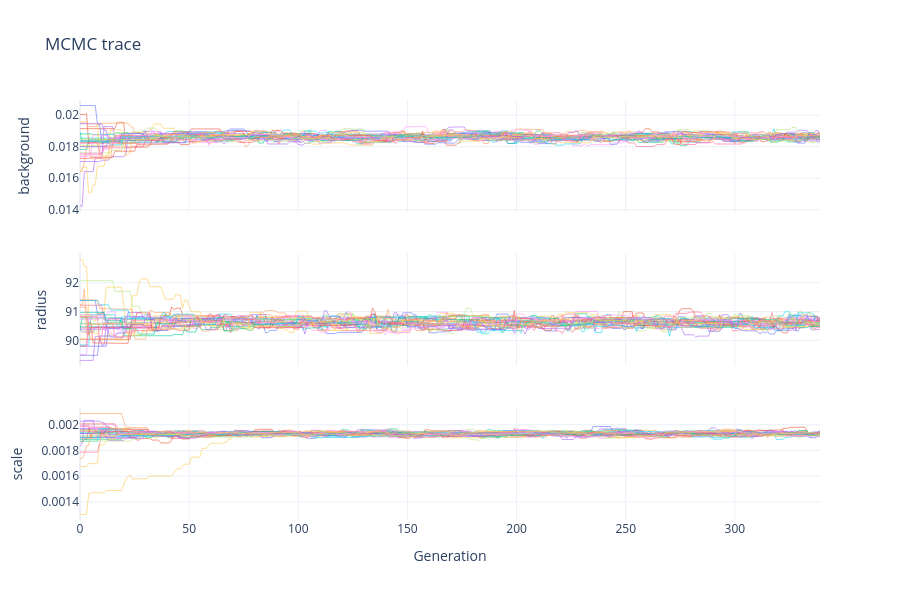

The notebook cell saved with this chart:
### Code cell
print('\nGenerating MCMC trace plot...')
fitter.plot_trace()

### Figure 1 — Plotly figure (JSON) as saved in the notebook; plotly's stock layout.template omitted (floating-point values rounded to 4 significant figures; data arrays with more than 128 entries replaced by an {"elided": "..."} marker saying what was removed)
{"data": [{"line": {"width": 1}, "mode": "lines", "opacity": 0.6, "showlegend": false, "type": "scatter", "x": {"elided": "340 int values"}, "xaxis": "x", "y": {"elided": "340 float values"}, "yaxis": "y"}, {"line": {"width": 1}, "mode": "lines", "opacity": 0.6, "showlegend": false, "type": "scatter", "x": {"elided": "340 int values"}, "xaxis": "x", "y": {"elided": "340 float values"}, "yaxis": "y"}, {"line": {"width": 1}, "mode": "lines", "opacity": 0.6, "showlegend": false, "type": "scatter", "x": {"elided": "340 int values"}, "xaxis": "x", "y": {"elided": "340 float values"}, "yaxis": "y"}, {"line": {"width": 1}, "mode": "lines", "opacity": 0.6, "showlegend": false, "type": "scatter", "x": {"elided": "340 int values"}, "xaxis": "x", "y": {"elided": "340 float values"}, "yaxis": "y"}, {"line": {"width": 1}, "mode": "lines", "opacity": 0.6, "showlegend": false, "type": "scatter", "x": {"elided": "340 int values"}, "xaxis": "x", "y": {"elided": "340 float values"}, "yaxis": "y"}, {"line": {"width": 1}, "mode": "lines", "opacity": 0.6, "showlegend": false, "type": "scatter", "x": {"elided": "340 int values"}, "xaxis": "x", "y": {"elided": "340 float values"}, "yaxis": "y"}, {"line": {"width": 1}, "mode": "lines", "opacity": 0.6, "showlegend": false, "type": "scatter", "x": {"elided": "340 int values"}, "xaxis": "x", "y": {"elided": "340 float values"}, "yaxis": "y"}, {"line": {"width": 1}, "mode": "lines", "opacity": 0.6, "showlegend": false, "type": "scatter", "x": {"elided": "340 int values"}, "xaxis": "x", "y": {"elided": "340 float values"}, "yaxis": "y"}, {"line": {"width": 1}, "mode": "lines", "opacity": 0.6, "showlegend": false, "type": "scatter", "x": {"elided": "340 int values"}, "xaxis": "x", "y": {"elided": "340 float values"}, "yaxis": "y"}, {"line": {"width": 1}, "mode": "lines", "opacity": 0.6, "showlegend": false, "type": "scatter", "x": {"elided": "340 int values"}, "xaxis": "x", "y": {"elided": "340 float values"}, "yaxis": "y"}, {"line": {"width": 1}, "mode": "lines", "opacity": 0.6, "showlegend": false, "type": "scatter", "x": {"elided": "340 int values"}, "xaxis": "x", "y": {"elided": "340 float values"}, "yaxis": "y"}, {"line": {"width": 1}, "mode": "lines", "opacity": 0.6, "showlegend": false, "type": "scatter", "x": {"elided": "340 int values"}, "xaxis": "x", "y": {"elided": "340 float values"}, "yaxis": "y"}, {"line": {"width": 1}, "mode": "lines", "opacity": 0.6, "showlegend": false, "type": "scatter", "x": {"elided": "340 int values"}, "xaxis": "x", "y": {"elided": "340 float values"}, "yaxis": "y"}, {"line": {"width": 1}, "mode": "lines", "opacity": 0.6, "showlegend": false, "type": "scatter", "x": {"elided": "340 int values"}, "xaxis": "x", "y": {"elided": "340 float values"}, "yaxis": "y"}, {"line": {"width": 1}, "mode": "lines", "opacity": 0.6, "showlegend": false, "type": "scatter", "x": {"elided": "340 int values"}, "xaxis": "x", "y": {"elided": "340 float values"}, "yaxis": "y"}, {"line": {"width": 1}, "mode": "lines", "opacity": 0.6, "showlegend": false, "type": "scatter", "x": {"elided": "340 int values"}, "xaxis": "x", "y": {"elided": "340 float values"}, "yaxis": "y"}, {"line": {"width": 1}, "mode": "lines", "opacity": 0.6, "showlegend": false, "type": "scatter", "x": {"elided": "340 int values"}, "xaxis": "x", "y": {"elided": "340 float values"}, "yaxis": "y"}, {"line": {"width": 1}, "mode": "lines", "opacity": 0.6, "showlegend": false, "type": "scatter", "x": {"elided": "340 int values"}, "xaxis": "x", "y": {"elided": "340 float values"}, "yaxis": "y"}, {"line": {"width": 1}, "mode": "lines", "opacity": 0.6, "showlegend": false, "type": "scatter", "x": {"elided": "340 int values"}, "xaxis": "x", "y": {"elided": "340 float values"}, "yaxis": "y"}, {"line": {"width": 1}, "mode": "lines", "opacity": 0.6, "showlegend": false, "type": "scatter", "x": {"elided": "340 int values"}, "xaxis": "x", "y": {"elided": "340 float values"}, "yaxis": "y"}, {"line": {"width": 1}, "mode": "lines", "opacity": 0.6, "showlegend": false, "type": "scatter", "x": {"elided": "340 int values"}, "xaxis": "x", "y": {"elided": "340 float values"}, "yaxis": "y"}, {"line": {"width": 1}, "mode": "lines", "opacity": 0.6, "showlegend": false, "type": "scatter", "x": {"elided": "340 int values"}, "xaxis": "x", "y": {"elided": "340 float values"}, "yaxis": "y"}, {"line": {"width": 1}, "mode": "lines", "opacity": 0.6, "showlegend": false, "type": "scatter", "x": {"elided": "340 int values"}, "xaxis": "x", "y": {"elided": "340 float values"}, "yaxis": "y"}, {"line": {"width": 1}, "mode": "lines", "opacity": 0.6, "showlegend": false, "type": "scatter", "x": {"elided": "340 int values"}, "xaxis": "x", "y": {"elided": "340 float values"}, "yaxis": "y"}, {"line": {"width": 1}, "mode": "lines", "opacity": 0.6, "showlegend": false, "type": "scatter", "x": {"elided": "340 int values"}, "xaxis": "x", "y": {"elided": "340 float values"}, "yaxis": "y"}, {"line": {"width": 1}, "mode": "lines", "opacity": 0.6, "showlegend": false, "type": "scatter", "x": {"elided": "340 int values"}, "xaxis": "x", "y": {"elided": "340 float values"}, "yaxis": "y"}, {"line": {"width": 1}, "mode": "lines", "opacity": 0.6, "showlegend": false, "type": "scatter", "x": {"elided": "340 int values"}, "xaxis": "x", "y": {"elided": "340 float values"}, "yaxis": "y"}, {"line": {"width": 1}, "mode": "lines", "opacity": 0.6, "showlegend": false, "type": "scatter", "x": {"elided": "340 int values"}, "xaxis": "x", "y": {"elided": "340 float values"}, "yaxis": "y"}, {"line": {"width": 1}, "mode": "lines", "opacity": 0.6, "showlegend": false, "type": "scatter", "x": {"elided": "340 int values"}, "xaxis": "x", "y": {"elided": "340 float values"}, "yaxis": "y"}, {"line": {"width": 1}, "mode": "lines", "opacity": 0.6, "showlegend": false, "type": "scatter", "x": {"elided": "340 int values"}, "xaxis": "x", "y": {"elided": "340 float values"}, "yaxis": "y"}, {"line": {"width": 1}, "mode": "lines", "opacity": 0.6, "showlegend": false, "type": "scatter", "x": {"elided": "340 int values"}, "xaxis": "x2", "y": {"elided": "340 float values"}, "yaxis": "y2"}, {"line": {"width": 1}, "mode": "lines", "opacity": 0.6, "showlegend": false, "type": "scatter", "x": {"elided": "340 int values"}, "xaxis": "x2", "y": {"elided": "340 float values"}, "yaxis": "y2"}, {"line": {"width": 1}, "mode": "lines", "opacity": 0.6, "showlegend": false, "type": "scatter", "x": {"elided": "340 int values"}, "xaxis": "x2", "y": {"elided": "340 float values"}, "yaxis": "y2"}, {"line": {"width": 1}, "mode": "lines", "opacity": 0.6, "showlegend": false, "type": "scatter", "x": {"elided": "340 int values"}, "xaxis": "x2", "y": {"elided": "340 float values"}, "yaxis": "y2"}, {"line": {"width": 1}, "mode": "lines", "opacity": 0.6, "showlegend": false, "type": "scatter", "x": {"elided": "340 int values"}, "xaxis": "x2", "y": {"elided": "340 float values"}, "yaxis": "y2"}, {"line": {"width": 1}, "mode": "lines", "opacity": 0.6, "showlegend": false, "type": "scatter", "x": {"elided": "340 int values"}, "xaxis": "x2", "y": {"elided": "340 float values"}, "yaxis": "y2"}, {"line": {"width": 1}, "mode": "lines", "opacity": 0.6, "showlegend": false, "type": "scatter", "x": {"elided": "340 int values"}, "xaxis": "x2", "y": {"elided": "340 float values"}, "yaxis": "y2"}, {"line": {"width": 1}, "mode": "lines", "opacity": 0.6, "showlegend": false, "type": "scatter", "x": {"elided": "340 int values"}, "xaxis": "x2", "y": {"elided": "340 float values"}, "yaxis": "y2"}, {"line": {"width": 1}, "mode": "lines", "opacity": 0.6, "showlegend": false, "type": "scatter", "x": {"elided": "340 int values"}, "xaxis": "x2", "y": {"elided": "340 float values"}, "yaxis": "y2"}, {"line": {"width": 1}, "mode": "lines", "opacity": 0.6, "showlegend": false, "type": "scatter", "x": {"elided": "340 int values"}, "xaxis": "x2", "y": {"elided": "340 float values"}, "yaxis": "y2"}, {"line": {"width": 1}, "mode": "lines", "opacity": 0.6, "showlegend": false, "type": "scatter", "x": {"elided": "340 int values"}, "xaxis": "x2", "y": {"elided": "340 float values"}, "yaxis": "y2"}, {"line": {"width": 1}, "mode": "lines", "opacity": 0.6, "showlegend": false, "type": "scatter", "x": {"elided": "340 int values"}, "xaxis": "x2", "y": {"elided": "340 float values"}, "yaxis": "y2"}, {"line": {"width": 1}, "mode": "lines", "opacity": 0.6, "showlegend": false, "type": "scatter", "x": {"elided": "340 int values"}, "xaxis": "x2", "y": {"elided": "340 float values"}, "yaxis": "y2"}, {"line": {"width": 1}, "mode": "lines", "opacity": 0.6, "showlegend": false, "type": "scatter", "x": {"elided": "340 int values"}, "xaxis": "x2", "y": {"elided": "340 float values"}, "yaxis": "y2"}, {"line": {"width": 1}, "mode": "lines", "opacity": 0.6, "showlegend": false, "type": "scatter", "x": {"elided": "340 int values"}, "xaxis": "x2", "y": {"elided": "340 float values"}, "yaxis": "y2"}, {"line": {"width": 1}, "mode": "lines", "opacity": 0.6, "showlegend": false, "type": "scatter", "x": {"elided": "340 int values"}, "xaxis": "x2", "y": {"elided": "340 float values"}, "yaxis": "y2"}, {"line": {"width": 1}, "mode": "lines", "opacity": 0.6, "showlegend": false, "type": "scatter", "x": {"elided": "340 int values"}, "xaxis": "x2", "y": {"elided": "340 float values"}, "yaxis": "y2"}, {"line": {"width": 1}, "mode": "lines", "opacity": 0.6, "showlegend": false, "type": "scatter", "x": {"elided": "340 int values"}, "xaxis": "x2", "y": {"elided": "340 float values"}, "yaxis": "y2"}, {"line": {"width": 1}, "mode": "lines", "opacity": 0.6, "showlegend": false, "type": "scatter", "x": {"elided": "340 int values"}, "xaxis": "x2", "y": {"elided": "340 float values"}, "yaxis": "y2"}, {"line": {"width": 1}, "mode": "lines", "opacity": 0.6, "showlegend": false, "type": "scatter", "x": {"elided": "340 int values"}, "xaxis": "x2", "y": {"elided": "340 float values"}, "yaxis": "y2"}, {"line": {"width": 1}, "mode": "lines", "opacity": 0.6, "showlegend": false, "type": "scatter", "x": {"elided": "340 int values"}, "xaxis": "x2", "y": {"elided": "340 float values"}, "yaxis": "y2"}, {"line": {"width": 1}, "mode": "lines", "opacity": 0.6, "showlegend": false, "type": "scatter", "x": {"elided": "340 int values"}, "xaxis": "x2", "y": {"elided": "340 float values"}, "yaxis": "y2"}, {"line": {"width": 1}, "mode": "lines", "opacity": 0.6, "showlegend": false, "type": "scatter", "x": {"elided": "340 int values"}, "xaxis": "x2", "y": {"elided": "340 float values"}, "yaxis": "y2"}, {"line": {"width": 1}, "mode": "lines", "opacity": 0.6, "showlegend": false, "type": "scatter", "x": {"elided": "340 int values"}, "xaxis": "x2", "y": {"elided": "340 float values"}, "yaxis": "y2"}, {"line": {"width": 1}, "mode": "lines", "opacity": 0.6, "showlegend": false, "type": "scatter", "x": {"elided": "340 int values"}, "xaxis": "x2", "y": {"elided": "340 float values"}, "yaxis": "y2"}, {"line": {"width": 1}, "mode": "lines", "opacity": 0.6, "showlegend": false, "type": "scatter", "x": {"elided": "340 int values"}, "xaxis": "x2", "y": {"elided": "340 float values"}, "yaxis": "y2"}, {"line": {"width": 1}, "mode": "lines", "opacity": 0.6, "showlegend": false, "type": "scatter", "x": {"elided": "340 int values"}, "xaxis": "x2", "y": {"elided": "340 float values"}, "yaxis": "y2"}, {"line": {"width": 1}, "mode": "lines", "opacity": 0.6, "showlegend": false, "type": "scatter", "x": {"elided": "340 int values"}, "xaxis": "x2", "y": {"elided": "340 float values"}, "yaxis": "y2"}, {"line": {"width": 1}, "mode": "lines", "opacity": 0.6, "showlegend": false, "type": "scatter", "x": {"elided": "340 int values"}, "xaxis": "x2", "y": {"elided": "340 float values"}, "yaxis": "y2"}, {"line": {"width": 1}, "mode": "lines", "opacity": 0.6, "showlegend": false, "type": "scatter", "x": {"elided": "340 int values"}, "xaxis": "x2", "y": {"elided": "340 float values"}, "yaxis": "y2"}, {"line": {"width": 1}, "mode": "lines", "opacity": 0.6, "showlegend": false, "type": "scatter", "x": {"elided": "340 int values"}, "xaxis": "x3", "y": {"elided": "340 float values"}, "yaxis": "y3"}, {"line": {"width": 1}, "mode": "lines", "opacity": 0.6, "showlegend": false, "type": "scatter", "x": {"elided": "340 int values"}, "xaxis": "x3", "y": {"elided": "340 float values"}, "yaxis": "y3"}, {"line": {"width": 1}, "mode": "lines", "opacity": 0.6, "showlegend": false, "type": "scatter", "x": {"elided": "340 int values"}, "xaxis": "x3", "y": {"elided": "340 float values"}, "yaxis": "y3"}, {"line": {"width": 1}, "mode": "lines", "opacity": 0.6, "showlegend": false, "type": "scatter", "x": {"elided": "340 int values"}, "xaxis": "x3", "y": {"elided": "340 float values"}, "yaxis": "y3"}, {"line": {"width": 1}, "mode": "lines", "opacity": 0.6, "showlegend": false, "type": "scatter", "x": {"elided": "340 int values"}, "xaxis": "x3", "y": {"elided": "340 float values"}, "yaxis": "y3"}, {"line": {"width": 1}, "mode": "lines", "opacity": 0.6, "showlegend": false, "type": "scatter", "x": {"elided": "340 int values"}, "xaxis": "x3", "y": {"elided": "340 float values"}, "yaxis": "y3"}, {"line": {"width": 1}, "mode": "lines", "opacity": 0.6, "showlegend": false, "type": "scatter", "x": {"elided": "340 int values"}, "xaxis": "x3", "y": {"elided": "340 float values"}, "yaxis": "y3"}, {"line": {"width": 1}, "mode": "lines", "opacity": 0.6, "showlegend": false, "type": "scatter", "x": {"elided": "340 int values"}, "xaxis": "x3", "y": {"elided": "340 float values"}, "yaxis": "y3"}, {"line": {"width": 1}, "mode": "lines", "opacity": 0.6, "showlegend": false, "type": "scatter", "x": {"elided": "340 int values"}, "xaxis": "x3", "y": {"elided": "340 float values"}, "yaxis": "y3"}, {"line": {"width": 1}, "mode": "lines", "opacity": 0.6, "showlegend": false, "type": "scatter", "x": {"elided": "340 int values"}, "xaxis": "x3", "y": {"elided": "340 float values"}, "yaxis": "y3"}, {"line": {"width": 1}, "mode": "lines", "opacity": 0.6, "showlegend": false, "type": "scatter", "x": {"elided": "340 int values"}, "xaxis": "x3", "y": {"elided": "340 float values"}, "yaxis": "y3"}, {"line": {"width": 1}, "mode": "lines", "opacity": 0.6, "showlegend": false, "type": "scatter", "x": {"elided": "340 int values"}, "xaxis": "x3", "y": {"elided": "340 float values"}, "yaxis": "y3"}, {"line": {"width": 1}, "mode": "lines", "opacity": 0.6, "showlegend": false, "type": "scatter", "x": {"elided": "340 int values"}, "xaxis": "x3", "y": {"elided": "340 float values"}, "yaxis": "y3"}, {"line": {"width": 1}, "mode": "lines", "opacity": 0.6, "showlegend": false, "type": "scatter", "x": {"elided": "340 int values"}, "xaxis": "x3", "y": {"elided": "340 float values"}, "yaxis": "y3"}, {"line": {"width": 1}, "mode": "lines", "opacity": 0.6, "showlegend": false, "type": "scatter", "x": {"elided": "340 int values"}, "xaxis": "x3", "y": {"elided": "340 float values"}, "yaxis": "y3"}, {"line": {"width": 1}, "mode": "lines", "opacity": 0.6, "showlegend": false, "type": "scatter", "x": {"elided": "340 int values"}, "xaxis": "x3", "y": {"elided": "340 float values"}, "yaxis": "y3"}, {"line": {"width": 1}, "mode": "lines", "opacity": 0.6, "showlegend": false, "type": "scatter", "x": {"elided": "340 int values"}, "xaxis": "x3", "y": {"elided": "340 float values"}, "yaxis": "y3"}, {"line": {"width": 1}, "mode": "lines", "opacity": 0.6, "showlegend": false, "type": "scatter", "x": {"elided": "340 int values"}, "xaxis": "x3", "y": {"elided": "340 float values"}, "yaxis": "y3"}, {"line": {"width": 1}, "mode": "lines", "opacity": 0.6, "showlegend": false, "type": "scatter", "x": {"elided": "340 int values"}, "xaxis": "x3", "y": {"elided": "340 float values"}, "yaxis": "y3"}, {"line": {"width": 1}, "mode": "lines", "opacity": 0.6, "showlegend": false, "type": "scatter", "x": {"elided": "340 int values"}, "xaxis": "x3", "y": {"elided": "340 float values"}, "yaxis": "y3"}, {"line": {"width": 1}, "mode": "lines", "opacity": 0.6, "showlegend": false, "type": "scatter", "x": {"elided": "340 int values"}, "xaxis": "x3", "y": {"elided": "340 float values"}, "yaxis": "y3"}, {"line": {"width": 1}, "mode": "lines", "opacity": 0.6, "showlegend": false, "type": "scatter", "x": {"elided": "340 int values"}, "xaxis": "x3", "y": {"elided": "340 float values"}, "yaxis": "y3"}, {"line": {"width": 1}, "mode": "lines", "opacity": 0.6, "showlegend": false, "type": "scatter", "x": {"elided": "340 int values"}, "xaxis": "x3", "y": {"elided": "340 float values"}, "yaxis": "y3"}, {"line": {"width": 1}, "mode": "lines", "opacity": 0.6, "showlegend": false, "type": "scatter", "x": {"elided": "340 int values"}, "xaxis": "x3", "y": {"elided": "340 float values"}, "yaxis": "y3"}, {"line": {"width": 1}, "mode": "lines", "opacity": 0.6, "showlegend": false, "type": "scatter", "x": {"elided": "340 int values"}, "xaxis": "x3", "y": {"elided": "340 float values"}, "yaxis": "y3"}, {"line": {"width": 1}, "mode": "lines", "opacity": 0.6, "showlegend": false, "type": "scatter", "x": {"elided": "340 int values"}, "xaxis": "x3", "y": {"elided": "340 float values"}, "yaxis": "y3"}, {"line": {"width": 1}, "mode": "lines", "opacity": 0.6, "showlegend": false, "type": "scatter", "x": {"elided": "340 int values"}, "xaxis": "x3", "y": {"elided": "340 float values"}, "yaxis": "y3"}, {"line": {"width": 1}, "mode": "lines", "opacity": 0.6, "showlegend": false, "type": "scatter", "x": {"elided": "340 int values"}, "xaxis": "x3", "y": {"elided": "340 float values"}, "yaxis": "y3"}, {"line": {"width": 1}, "mode": "lines", "opacity": 0.6, "showlegend": false, "type": "scatter", "x": {"elided": "340 int values"}, "xaxis": "x3", "y": {"elided": "340 float values"}, "yaxis": "y3"}, {"line": {"width": 1}, "mode": "lines", "opacity": 0.6, "showlegend": false, "type": "scatter", "x": {"elided": "340 int values"}, "xaxis": "x3", "y": {"elided": "340 float values"}, "yaxis": "y3"}], "layout": {"height": 600, "title": {"text": "MCMC trace"}, "width": 900, "xaxis": {"anchor": "y", "domain": [0, 1], "matches": "x3", "showticklabels": false}, "xaxis2": {"anchor": "y2", "domain": [0, 1], "matches": "x3", "showticklabels": false}, "xaxis3": {"anchor": "y3", "domain": [0, 1], "title": {"text": "Generation"}}, "yaxis": {"anchor": "x", "domain": [0.7333, 1], "title": {"text": "background"}}, "yaxis2": {"anchor": "x2", "domain": [0.3667, 0.6333], "title": {"text": "radius"}}, "yaxis3": {"anchor": "x3", "domain": [0, 0.2667], "title": {"text": "scale"}}}}
